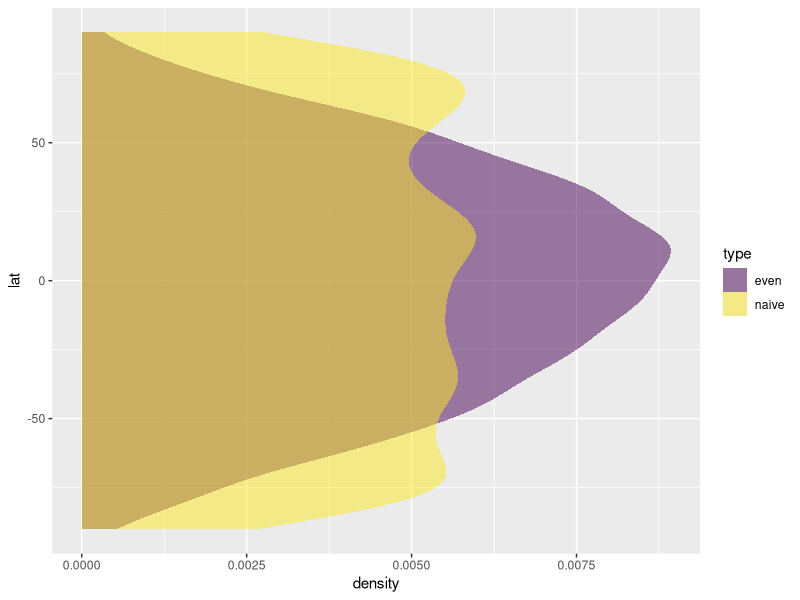
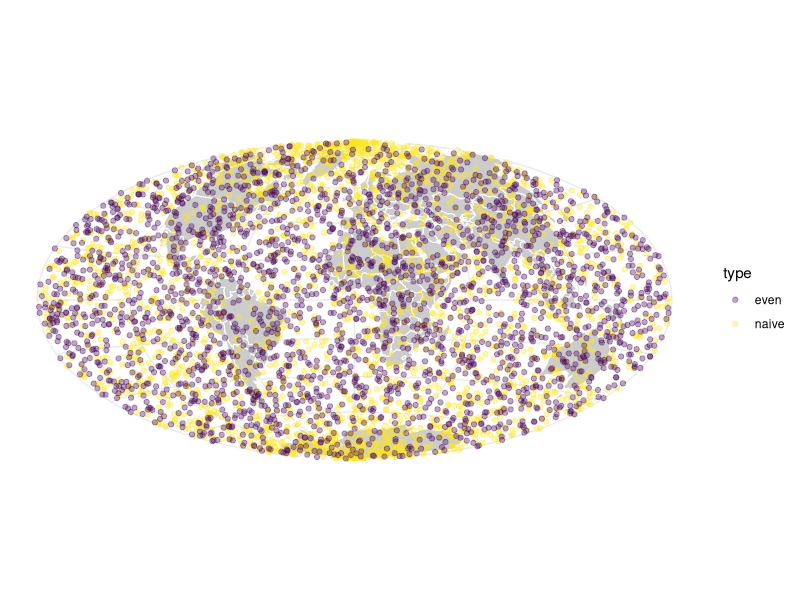

Write the R code that produced these figures, in order.
## ---- chunk 1
library(sf)
library(ggplot2)
library(rnaturalearth)
library(dplyr)

n <- 2500
## ---- chunk 2
pts_naive <- data.frame(lon = runif(n) * 360 - 180,
                        lat = runif(n) * 180 - 90,
                        type = "naive")
## ---- chunk 3
pts_even <- data.frame(lon = runif(n) * 360 - 180,
                       lat = acos(runif(n) * 2 - 1) * 180 / pi - 90,
                       type = "even")
## ---- chunk 4
pts <- bind_rows(pts_naive, pts_even)
ggplot(pts) +
  geom_density(aes(y = lat, fill = type), alpha = 0.5, lwd = 0) +
  scale_fill_viridis_d()
## ---- chunk 5
w <- ne_countries(returnclass = "sf") |>
  st_transform("+proj=hammer")

pts_sf <- pts |>
  st_as_sf(coords = 1:2, crs = 4326)

ggplot(w) + 
  geom_sf(fill = "#cccccc", colour = "white", lwd = 0.35) +
  geom_sf(data = pts_sf, aes(colour = type), alpha = 0.35) +
  scale_colour_viridis_d() +
  theme_minimal()
